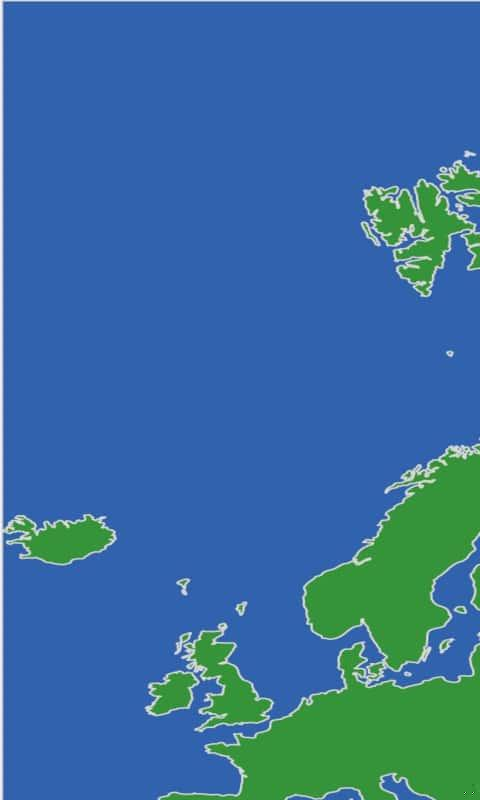
#> input picture python/single/image/subimage_0_0.jpg, 480 x 800 px
$ python imgtest.py
#> lines starting #> are read from the running program, lines starting #| are printed output that depends on the picture; after the words box and inside, x2 and y2 are one past the last pixel; in counts of white or black regions, pixels touching at a corner belong together
import cv2
import datetime

# 画像ファイルを読み込む
img = cv2.imread("image/subimage_0_0.jpg")
#> img is the input picture: shape (800, 480, 3); mean B, G, R 158, 109.3, 55.4

# ウィンドウの初期表示
# 無限ループ内で描画されるのでおそらく不要...?
# cv2.imshow("Image with time", img)

while True:
    # 現在時刻を取得
    now = datetime.datetime.now()

    # 現在時刻を文字列に変換
    now_str = now.strftime('%Y/%m/%d %H:%M:%S')

    # 画像をコピーして新しい描画を行うための準備
    # コピーせずにこれ以下のコードを実行すると、読み込んだimg(MatLike)オブジェクトに対して直接文字が書き込まれる。
    # すると更新するたびに文字が重ね書きされる。
    # ここでループのたびにオリジナルの画像に設定しなおしているのでそれを回避できる。
    img_with_time = img.copy()

    # 画像に現在時刻を描画
    cv2.putText(img_with_time, now_str, (10, 30), cv2.FONT_HERSHEY_SIMPLEX, 1, (0, 255, 0), 2, cv2.LINE_AA)
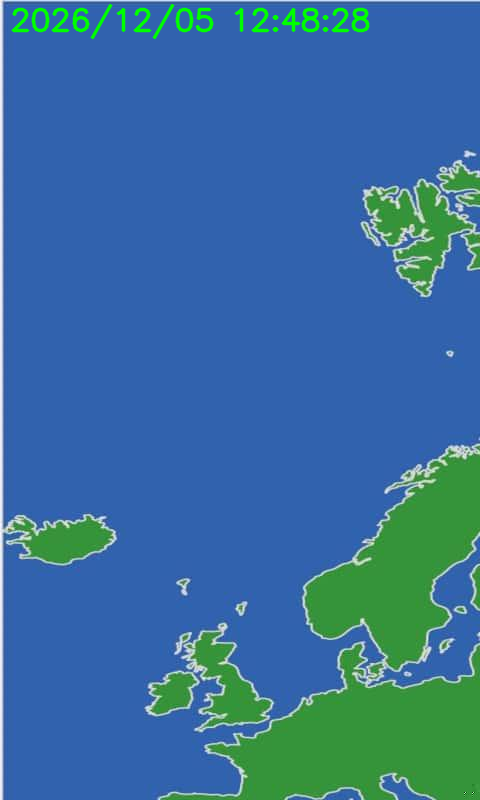
#> img_with_time: shape (800, 480, 3); 1.07% of pixels changed, all inside (x1, y1, x2, y2) = (11, 3, 370, 40)

    # 画像を表示
    cv2.imshow("Image with time", img_with_time)

    # 1秒ごとに更新
    key = cv2.waitKey(1000)
#> (key q is pressed here)

    # 'q'キーが押されたら終了
    if key == ord('q'):
        cv2.destroyAllWindows(img)
        break

# キー入力を待つ
#cv2.waitKey(0)

# 画像を閉じる
# cv2.destroyAllWindows()

$ run again, with python/single/image/subimage_0_1.jpg copied over python/single/image/subimage_0_0.jpg
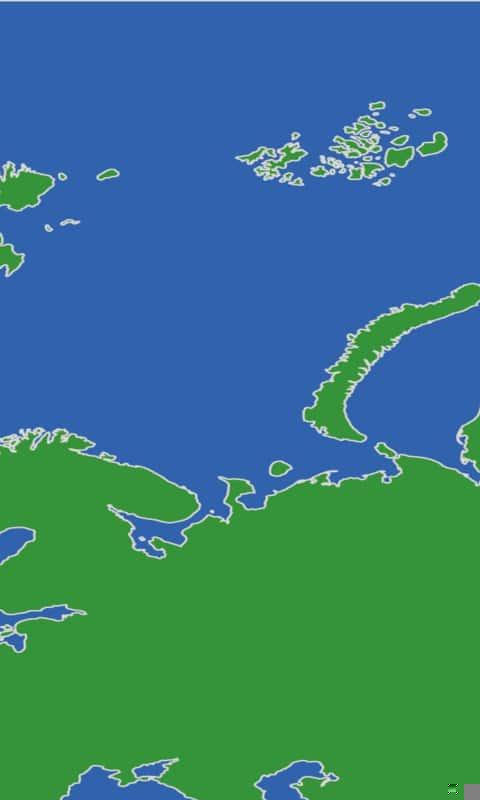
#> input picture python/single/image/subimage_0_1.jpg, 480 x 800 px
#> img is the input picture: shape (800, 480, 3); mean B, G, R 127.5, 121.8, 55.6
#> `cv2.putText(img_with_time, now_str, (10, 30), cv2.FONT_HERSHEY_SIMPLEX..`:
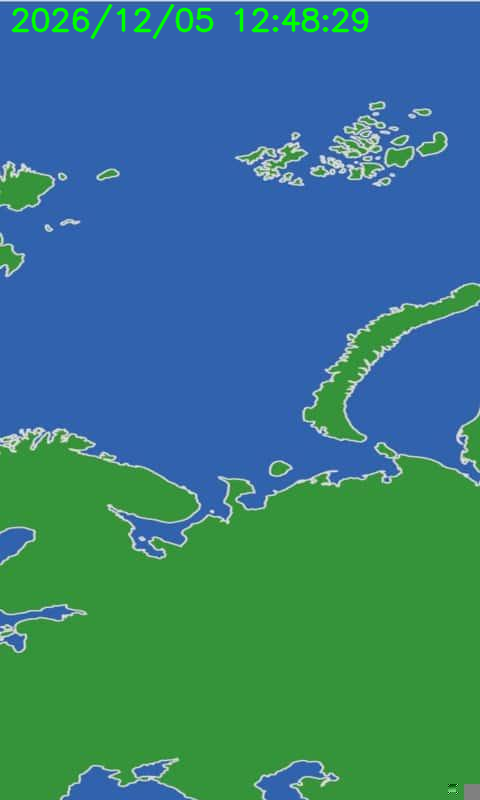
#> img_with_time: shape (800, 480, 3); 1.06% of pixels changed, all inside (x1, y1, x2, y2) = (11, 3, 369, 40)

$ run again, with python/single/image/subimage_0_2.jpg copied over python/single/image/subimage_0_0.jpg
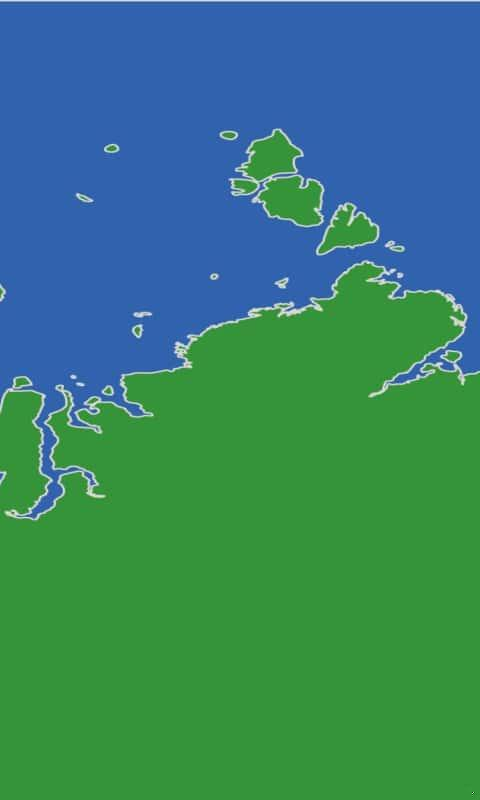
#> input picture python/single/image/subimage_0_2.jpg, 480 x 800 px
#> img is the input picture: shape (800, 480, 3); mean B, G, R 107.7, 129, 54.5
#> `cv2.putText(img_with_time, now_str, (10, 30), cv2.FONT_HERSHEY_SIMPLEX..`:
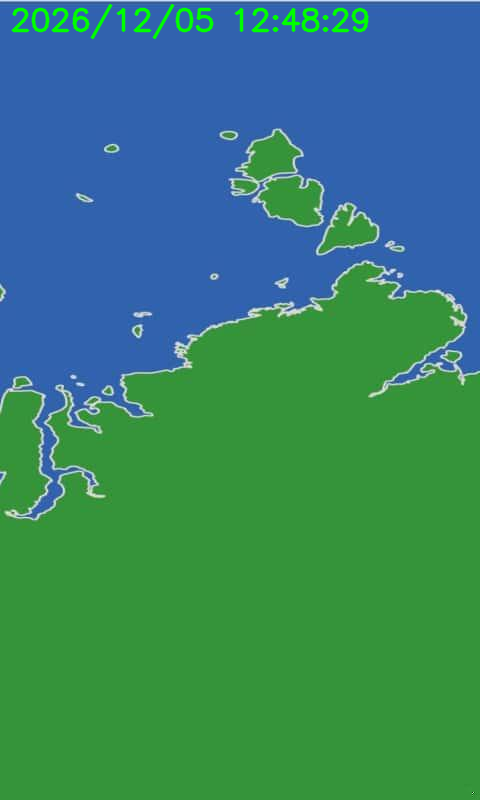
#> img_with_time: shape (800, 480, 3); 1.06% of pixels changed, all inside (x1, y1, x2, y2) = (11, 3, 369, 40)

$ run again, with python/single/image/subimage_0_3.jpg copied over python/single/image/subimage_0_0.jpg
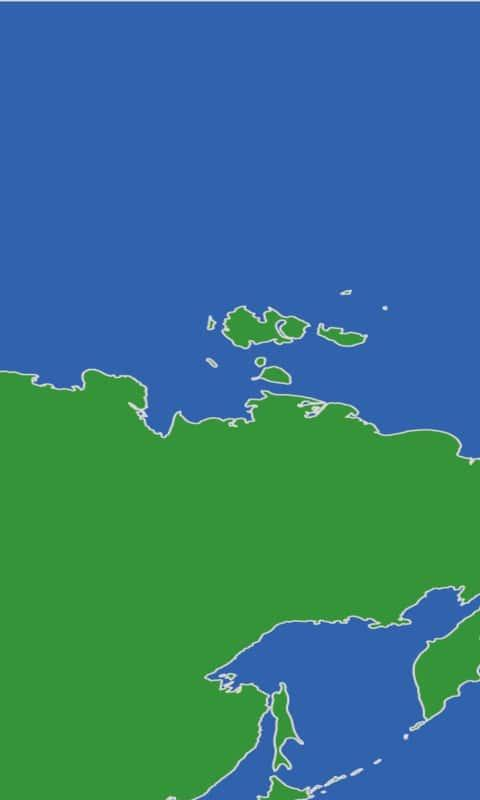
#> input picture python/single/image/subimage_0_3.jpg, 480 x 800 px
#> img is the input picture: shape (800, 480, 3); mean B, G, R 129.2, 119.6, 53.5
#> `cv2.putText(img_with_time, now_str, (10, 30), cv2.FONT_HERSHEY_SIMPLEX..`:
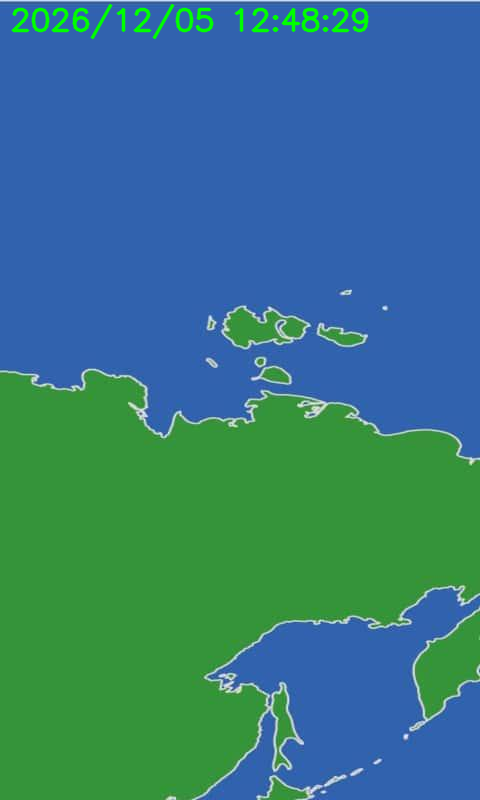
#> img_with_time: shape (800, 480, 3); 1.06% of pixels changed, all inside (x1, y1, x2, y2) = (11, 3, 369, 40)
